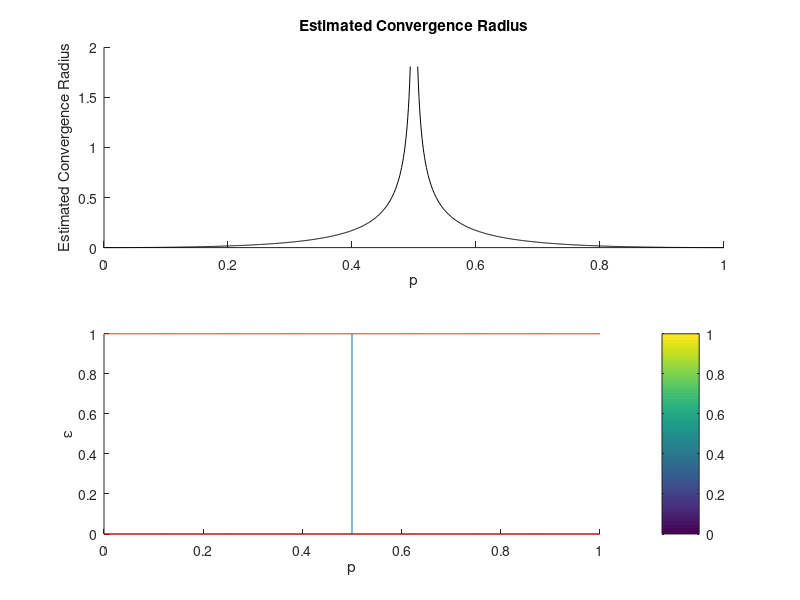

This figure's MATLAB source:
% Plot the predicted analyticity region of HMP entropy 

res = 0.001;
eps_vec = [0:res:1];
p_vec = [0:res:1];

zero_vec = zeros(1, length(eps_vec));
one_vec = ones(1, length(eps_vec));

figure; subplot(2,1,1); hold on; 
subplot(2,1,2); hold on; 
 plot(p_vec, zero_vec, 'r'); plot(p_vec, one_vec, 'r'); line([0.5,0.5],[0,1]); xlabel('p'); ylabel('\epsilon'); colorbar;
 
 
 % Now do the radius of convergence plot:
 rho_vec = 0.5 - (1-p_vec) ./ (2.*sqrt(1-2.*p_vec)); 
 
 subplot(2,1,1); hold on; plot(p_vec(1:495), -rho_vec(1:495), 'k'); plot(p_vec(end:-1:end-494), -rho_vec(1:495), 'k');
 xlabel('p'); ylabel('Estimated Convergence Radius');
 title('Estimated Convergence Radius');
 

